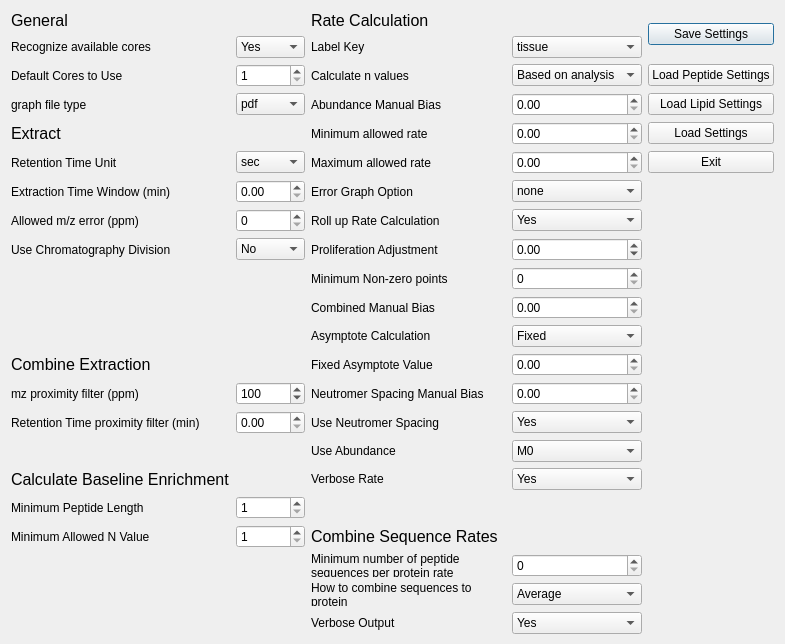
<?xml version="1.0" encoding="UTF-8"?>
<ui version="4.0">
 <class>Dialog</class>
 <widget class="QDialog" name="Dialog">
  <property name="geometry">
   <rect>
    <x>0</x>
    <y>0</y>
    <width>785</width>
    <height>600</height>
   </rect>
  </property>
  <property name="windowTitle">
   <string>Dialog</string>
  </property>
  <layout class="QGridLayout" name="gridLayout">
   <item row="18" column="1">
    <widget class="QSpinBox" name="min_allowed_n_value">
     <property name="minimum">
      <number>1</number>
     </property>
     <property name="maximum">
      <number>99</number>
     </property>
    </widget>
   </item>
   <item row="18" column="0">
    <widget class="QLabel" name="label_25">
     <property name="text">
      <string>Minimum Allowed N Value</string>
     </property>
    </widget>
   </item>
   <item row="17" column="1">
    <widget class="QSpinBox" name="min_AA_length">
     <property name="minimum">
      <number>1</number>
     </property>
     <property name="maximum">
      <number>99</number>
     </property>
    </widget>
   </item>
   <item row="21" column="2">
    <widget class="QLabel" name="label_43">
     <property name="text">
      <string>Verbose Output</string>
     </property>
     <property name="wordWrap">
      <bool>true</bool>
     </property>
    </widget>
   </item>
   <item row="14" column="1">
    <widget class="QDoubleSpinBox" name="rt_prox_filter"/>
   </item>
   <item row="19" column="2">
    <widget class="QLabel" name="label_32">
     <property name="text">
      <string>Minimum number of peptide sequences per protein rate</string>
     </property>
     <property name="wordWrap">
      <bool>true</bool>
     </property>
    </widget>
   </item>
   <item row="19" column="3">
    <widget class="QSpinBox" name="minimum_sequences_to_combine_for_protein_rate"/>
   </item>
   <item row="16" column="0">
    <widget class="QLabel" name="label_7">
     <property name="font">
      <font>
       <pointsize>12</pointsize>
      </font>
     </property>
     <property name="text">
      <string>Calculate Baseline Enrichment</string>
     </property>
    </widget>
   </item>
   <item row="14" column="0">
    <widget class="QLabel" name="label_31">
     <property name="text">
      <string>Retention Time proximity filter (min)</string>
     </property>
    </widget>
   </item>
   <item row="21" column="3">
    <widget class="QComboBox" name="verbose_output">
     <item>
      <property name="text">
       <string>Yes</string>
      </property>
     </item>
     <item>
      <property name="text">
       <string>No</string>
      </property>
     </item>
    </widget>
   </item>
   <item row="17" column="0">
    <widget class="QLabel" name="label_24">
     <property name="text">
      <string>Minimum Peptide Length</string>
     </property>
    </widget>
   </item>
   <item row="20" column="2">
    <widget class="QLabel" name="label_42">
     <property name="text">
      <string>How to combine sequences to protein</string>
     </property>
     <property name="wordWrap">
      <bool>true</bool>
     </property>
    </widget>
   </item>
   <item row="20" column="3">
    <widget class="QComboBox" name="protein_roll_up_type">
     <item>
      <property name="text">
       <string>Average</string>
      </property>
     </item>
     <item>
      <property name="text">
       <string>Median</string>
      </property>
     </item>
    </widget>
   </item>
   <item row="13" column="1">
    <widget class="QSpinBox" name="mz_prox_filter">
     <property name="minimum">
      <number>1</number>
     </property>
     <property name="maximum">
      <number>1000</number>
     </property>
     <property name="singleStep">
      <number>5</number>
     </property>
     <property name="value">
      <number>100</number>
     </property>
    </widget>
   </item>
   <item row="13" column="0">
    <widget class="QLabel" name="label_27">
     <property name="text">
      <string>mz proximity filter (ppm)</string>
     </property>
    </widget>
   </item>
   <item row="7" column="1">
    <widget class="QSpinBox" name="ppm_error">
     <property name="maximum">
      <number>100</number>
     </property>
    </widget>
   </item>
   <item row="8" column="1">
    <widget class="QComboBox" name="use_chromatography_division">
     <item>
      <property name="text">
       <string>No</string>
      </property>
     </item>
     <item>
      <property name="text">
       <string>Intrafile</string>
      </property>
     </item>
     <item>
      <property name="text">
       <string>Interfile</string>
      </property>
     </item>
    </widget>
   </item>
   <item row="6" column="0">
    <widget class="QLabel" name="label_20">
     <property name="text">
      <string>Extraction Time Window (min)</string>
     </property>
    </widget>
   </item>
   <item row="7" column="0">
    <widget class="QLabel" name="label_21">
     <property name="text">
      <string>Allowed m/z error (ppm)</string>
     </property>
    </widget>
   </item>
   <item row="6" column="1">
    <widget class="QDoubleSpinBox" name="time_window"/>
   </item>
   <item row="8" column="0">
    <widget class="QLabel" name="label_22">
     <property name="acceptDrops">
      <bool>false</bool>
     </property>
     <property name="text">
      <string>Use Chromatography Division</string>
     </property>
     <property name="scaledContents">
      <bool>false</bool>
     </property>
     <property name="wordWrap">
      <bool>true</bool>
     </property>
    </widget>
   </item>
   <item row="0" column="0">
    <widget class="QLabel" name="label_5">
     <property name="font">
      <font>
       <pointsize>12</pointsize>
      </font>
     </property>
     <property name="text">
      <string>General</string>
     </property>
    </widget>
   </item>
   <item row="0" column="4" rowspan="2">
    <widget class="QPushButton" name="SaveButton">
     <property name="text">
      <string>Save Settings</string>
     </property>
    </widget>
   </item>
   <item row="2" column="4">
    <widget class="QPushButton" name="LoadPeptideButton">
     <property name="text">
      <string>Load Peptide Settings</string>
     </property>
    </widget>
   </item>
   <item row="3" column="4">
    <widget class="QPushButton" name="LoadLipidButton">
     <property name="text">
      <string>Load Lipid Settings</string>
     </property>
    </widget>
   </item>
   <item row="4" column="4">
    <widget class="QPushButton" name="LoadButton">
     <property name="text">
      <string>Load Settings</string>
     </property>
    </widget>
   </item>
   <item row="0" column="2">
    <widget class="QLabel" name="label_4">
     <property name="font">
      <font>
       <pointsize>12</pointsize>
      </font>
     </property>
     <property name="text">
      <string>Rate Calculation</string>
     </property>
    </widget>
   </item>
   <item row="5" column="4">
    <widget class="QPushButton" name="ExitButton">
     <property name="text">
      <string>Exit</string>
     </property>
    </widget>
   </item>
      <item row="3" column="2">
    <widget class="QLabel" name="label_1">
     <property name="text">
      <string>Abundance Manual Bias</string>
     </property>
     <property name="scaledContents">
      <bool>false</bool>
     </property>
     <property name="wordWrap">
      <bool>true</bool>
     </property>
    </widget>
   </item>
   <item row="3" column="3">
    <widget class="QDoubleSpinBox" name="abund_manual_bias">
     <property name="maximum">
      <double>1.000000000000000</double>
     </property>
     <property name="singleStep">
      <double>0.050000000000000</double>
     </property>
    </widget>
   </item>
   <item row="11" column="2">
    <widget class="QLabel" name="label_15">
     <property name="text">
      <string>Asymptote Calculation</string>
     </property>
     <property name="scaledContents">
      <bool>false</bool>
     </property>
     <property name="wordWrap">
      <bool>true</bool>
     </property>
    </widget>
   </item>
   <item row="11" column="3">
    <widget class="QComboBox" name="asymptope_type">
     <item>
      <property name="text">
       <string>Fixed</string>
      </property>
     </item>
     <item>
      <property name="text">
       <string>Variable</string>
      </property>
     </item>
    </widget>
   </item>
   <item row="12" column="2">
    <widget class="QLabel" name="label_16">
     <property name="text">
      <string>Fixed Asymptote Value</string>
     </property>
     <property name="scaledContents">
      <bool>false</bool>
     </property>
     <property name="wordWrap">
      <bool>true</bool>
     </property>
    </widget>
   </item>
   <item row="12" column="3">
    <widget class="QDoubleSpinBox" name="fixed_asymptote_value">
     <property name="minimum">
      <double>0.000000000000000</double>
     </property>
     <property name="maximum">
      <double>10.000000000000000</double>
     </property>
     <property name="singleStep">
      <double>0.050000000000000</double>
     </property>
    </widget>
   </item>
   <item row="10" column="2">
    <widget class="QLabel" name="label_12">
     <property name="text">
      <string>Combined Manual Bias</string>
     </property>
     <property name="scaledContents">
      <bool>false</bool>
     </property>
     <property name="wordWrap">
      <bool>true</bool>
     </property>
    </widget>
   </item>
   <item row="10" column="3">
    <widget class="QDoubleSpinBox" name="combined_manual_bias">
     <property name="maximum">
      <double>1.000000000000000</double>
     </property>
     <property name="singleStep">
      <double>0.050000000000000</double>
     </property>
    </widget>
   </item>
      <item row="9" column="2">
    <widget class="QLabel" name="label_26">
     <property name="text">
      <string>Minimum Non-zero points</string>
     </property>
     <property name="scaledContents">
      <bool>false</bool>
     </property>
     <property name="wordWrap">
      <bool>true</bool>
     </property>
    </widget>
   </item>
   <item row="9" column="3">
    <widget class="QSpinBox" name="minimum_nonzero_points"/>
   </item>
      <item row="8" column="2">
    <widget class="QLabel" name="label_14">
     <property name="text">
      <string>Proliferation Adjustment</string>
     </property>
     <property name="scaledContents">
      <bool>false</bool>
     </property>
     <property name="wordWrap">
      <bool>true</bool>
     </property>
    </widget>
   </item>
   <item row="7" column="2">
    <widget class="QLabel" name="label_17">
     <property name="text">
      <string>Roll up Rate Calculation</string>
     </property>
     <property name="scaledContents">
      <bool>false</bool>
     </property>
     <property name="wordWrap">
      <bool>true</bool>
     </property>
    </widget>
   </item>
   <item row="7" column="3">
    <widget class="QComboBox" name="roll_up_option">
     <item>
      <property name="text">
       <string>Yes</string>
      </property>
     </item>
     <item>
      <property name="text">
       <string>No</string>
      </property>
     </item>
    </widget>
   </item>
   <item row="8" column="3">
    <widget class="QDoubleSpinBox" name="proliferation_adjustment">
     <property name="minimum">
      <double>-0.500000000000000</double>
     </property>
     <property name="maximum">
      <double>1.000000000000000</double>
     </property>
     <property name="singleStep">
      <double>0.050000000000000</double>
     </property>
    </widget>
   </item>
   <item row="13" column="2">
    <widget class="QLabel" name="label_2">
     <property name="text">
      <string>Neutromer Spacing Manual Bias</string>
     </property>
     <property name="scaledContents">
      <bool>false</bool>
     </property>
     <property name="wordWrap">
      <bool>true</bool>
     </property>
    </widget>
   </item>
   <item row="13" column="3">
    <widget class="QDoubleSpinBox" name="spacing_manual_bias">
     <property name="maximum">
      <double>1.000000000000000</double>
     </property>
     <property name="singleStep">
      <double>0.050000000000000</double>
     </property>
    </widget>
   </item>
      <item row="2" column="2">
    <widget class="QLabel" name="label_8">
     <property name="text">
      <string>Calculate n values</string>
     </property>
     <property name="scaledContents">
      <bool>false</bool>
     </property>
     <property name="wordWrap">
      <bool>true</bool>
     </property>
    </widget>
   </item>
   <item row="2" column="3">
    <widget class="QComboBox" name="calculate_n_values">
     <item>
      <property name="text">
       <string>Based on analysis</string>
      </property>
     </item>
    </widget>
   </item>
   <item row="14" column="2">
    <widget class="QLabel" name="label_3">
     <property name="text">
      <string>Use Neutromer Spacing</string>
     </property>
     <property name="scaledContents">
      <bool>false</bool>
     </property>
     <property name="wordWrap">
      <bool>true</bool>
     </property>
    </widget>
   </item>
   <item row="14" column="3">
    <widget class="QComboBox" name="use_neutromer_spacing">
     <item>
      <property name="text">
       <string>Yes</string>
      </property>
     </item>
     <item>
      <property name="text">
       <string>No</string>
      </property>
     </item>
    </widget>
   </item>
   <item row="15" column="2">
    <widget class="QLabel" name="label_24">
     <property name="text">
      <string>Use Abundance</string>
     </property>
     <property name="scaledContents">
      <bool>false</bool>
     </property>
     <property name="wordWrap">
      <bool>true</bool>
     </property>
    </widget>
   </item>
   <item row="15" column="3">
    <widget class="QComboBox" name="use_abundance">
     <item>
      <property name="text">
       <string>M0</string>
      </property>
     </item>
     <item>
      <property name="text">
       <string>Highest</string>
      </property>
     </item>
     <item>
      <property name="text">
       <string>Average</string>
      </property>
     </item>
     <item>
      <property name="text">
       <string>No</string>
      </property>
     </item>
    </widget>
   </item>
   <item row="16" column="2">
    <widget class="QLabel" name="label_28">
     <property name="text">
      <string>Verbose Rate</string>
     </property>
     <property name="wordWrap">
      <bool>true</bool>
     </property>
    </widget>
   </item>
   <item row="16" column="3">
    <widget class="QComboBox" name="verbose_rate">
     <item>
      <property name="text">
       <string>Yes</string>
      </property>
     </item>
     <item>
      <property name="text">
       <string>No</string>
      </property>
     </item>
    </widget>
   </item>
   <item row="12" column="0">
    <widget class="QLabel" name="label_10">
     <property name="sizePolicy">
      <sizepolicy hsizetype="Preferred" vsizetype="Minimum">
       <horstretch>0</horstretch>
       <verstretch>0</verstretch>
      </sizepolicy>
     </property>
     <property name="font">
      <font>
       <pointsize>12</pointsize>
      </font>
     </property>
     <property name="text">
      <string>Combine Extraction</string>
     </property>
    </widget>
   </item>
   <item row="18" column="2" colspan="2">
    <widget class="QLabel" name="label_11">
     <property name="font">
      <font>
       <pointsize>12</pointsize>
      </font>
     </property>
     <property name="text">
      <string>Combine Sequence Rates</string>
     </property>
    </widget>
   </item>
   <item row="1" column="0">
    <widget class="QLabel" name="label_9">
     <property name="text">
      <string>Recognize available cores</string>
     </property>
    </widget>
   </item>
   <item row="1" column="1">
    <widget class="QComboBox" name="recognize_available_cores">
     <item>
      <property name="text">
       <string>Yes</string>
      </property>
     </item>
     <item>
      <property name="text">
       <string>No</string>
      </property>
     </item>
    </widget>
   </item>
   <item row="1" column="2">
    <widget class="QLabel" name="label_23">
     <property name="text">
      <string>Label Key</string>
     </property>
    </widget>
   </item>
   <item row="1" column="3">
    <widget class="QComboBox" name="label_key">
     <item>
      <property name="text">
       <string>tissue</string>
      </property>
     </item>
     <item>
      <property name="text">
       <string>cell culture</string>
      </property>
     </item>
    </widget>
   </item>

   <item row="4" column="2">
    <widget class="QLabel" name="label_29">
     <property name="text">
      <string>Minimum allowed rate</string>
     </property>
     <property name="wordWrap">
      <bool>true</bool>
     </property>
    </widget>
   </item>
   <item row="4" column="3">
    <widget class="QDoubleSpinBox" name="min_allowed_rate"/>
   </item>
   <item row="5" column="2">
    <widget class="QLabel" name="label_30">
     <property name="text">
      <string>Maximum allowed rate</string>
     </property>
     <property name="wordWrap">
      <bool>true</bool>
     </property>
    </widget>
   </item>
   <item row="5" column="3">
    <widget class="QDoubleSpinBox" name="max_allowed_rate"/>
   </item>
   <item row="6" column="3">
    <widget class="QComboBox" name="error_graph_option">
     <item>
      <property name="text">
       <string>none</string>
      </property>
     </item>
     <item>
      <property name="text">
       <string>approximate</string>
      </property>
     </item>
     <item>
      <property name="text">
       <string>exact</string>
      </property>
     </item>
    </widget>
   </item>
   <item row="6" column="2">
    <widget class="QLabel" name="label_40">
     <property name="text">
      <string>Error Graph Option</string>
     </property>
     <property name="wordWrap">
      <bool>true</bool>
     </property>
    </widget>
   </item>
   <item row="2" column="0">
    <widget class="QLabel" name="label_18">
     <property name="text">
      <string>Default Cores to Use</string>
     </property>
    </widget>
   </item>
   <item row="2" column="1">
    <widget class="QSpinBox" name="default_cores">
     <property name="minimum">
      <number>1</number>
     </property>
     <property name="maximum">
      <number>60</number>
     </property>
    </widget>
   </item>
   <item row="3" column="0">
    <widget class="QLabel" name="label_41">
     <property name="text">
      <string>graph file type</string>
     </property>
     <property name="wordWrap">
      <bool>true</bool>
     </property>
    </widget>
   </item>
   <item row="3" column="1">
    <widget class="QComboBox" name="graph_file_type">
     <item>
      <property name="text">
       <string>pdf</string>
      </property>
     </item>
     <item>
      <property name="text">
       <string>png</string>
      </property>
     </item>
     <item>
      <property name="text">
       <string>svg</string>
      </property>
     </item>
    </widget>
   </item>
   <item row="4" column="0">
    <widget class="QLabel" name="label_6">
     <property name="font">
      <font>
       <pointsize>12</pointsize>
      </font>
     </property>
     <property name="text">
      <string>Extract</string>
     </property>
    </widget>
   </item>
   <item row="5" column="1">
    <widget class="QComboBox" name="rt_unit">
     <item>
      <property name="text">
       <string>sec</string>
      </property>
     </item>
     <item>
      <property name="text">
       <string>min</string>
      </property>
     </item>
    </widget>
   </item>
   <item row="5" column="0">
    <widget class="QLabel" name="label_19">
     <property name="text">
      <string>Retention Time Unit</string>
     </property>
    </widget>
   </item>
  </layout>
 </widget>
 <resources/>
 <connections/>
</ui>
